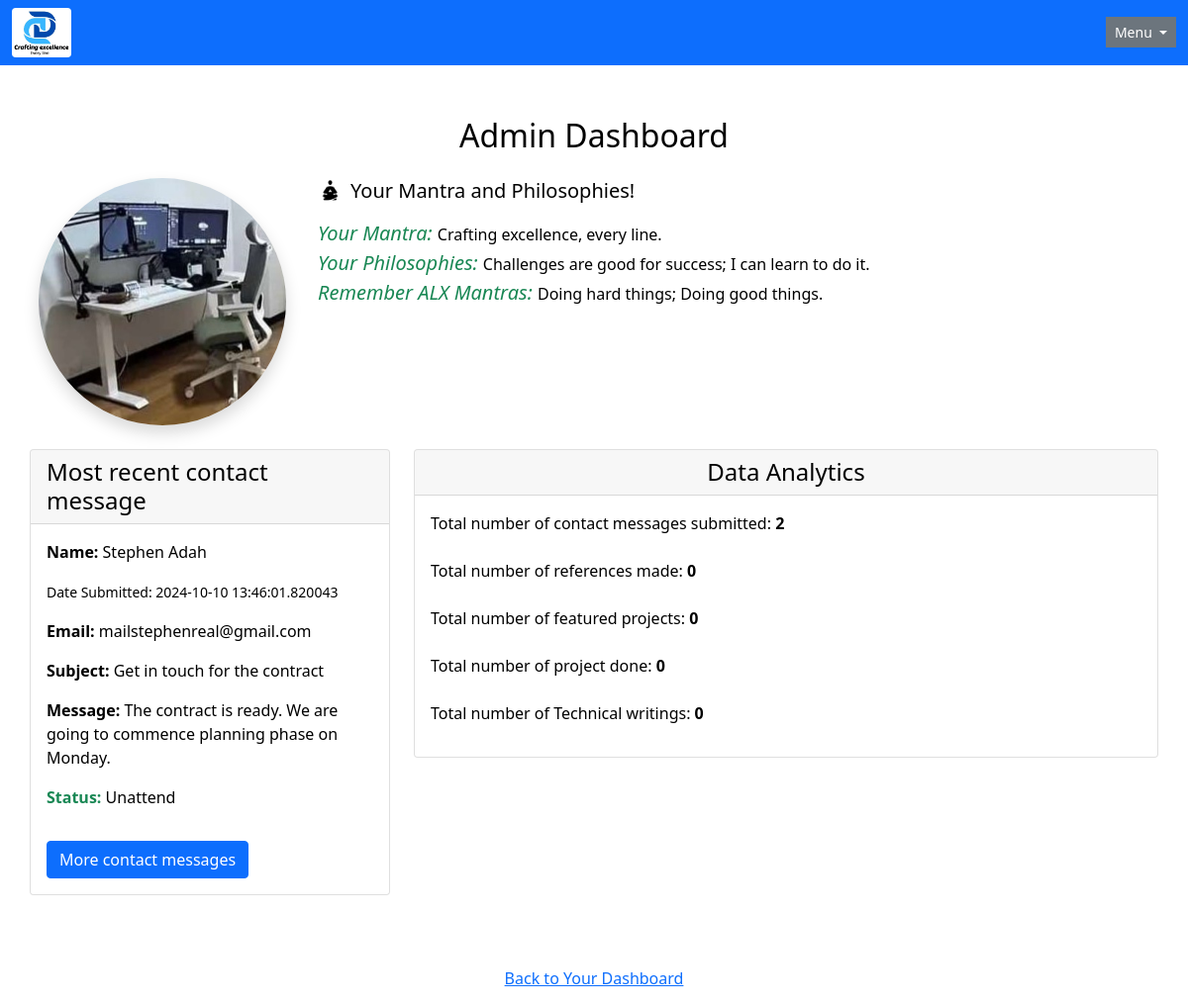
The page /admindashboard (signed in) on the database as committed earlier.
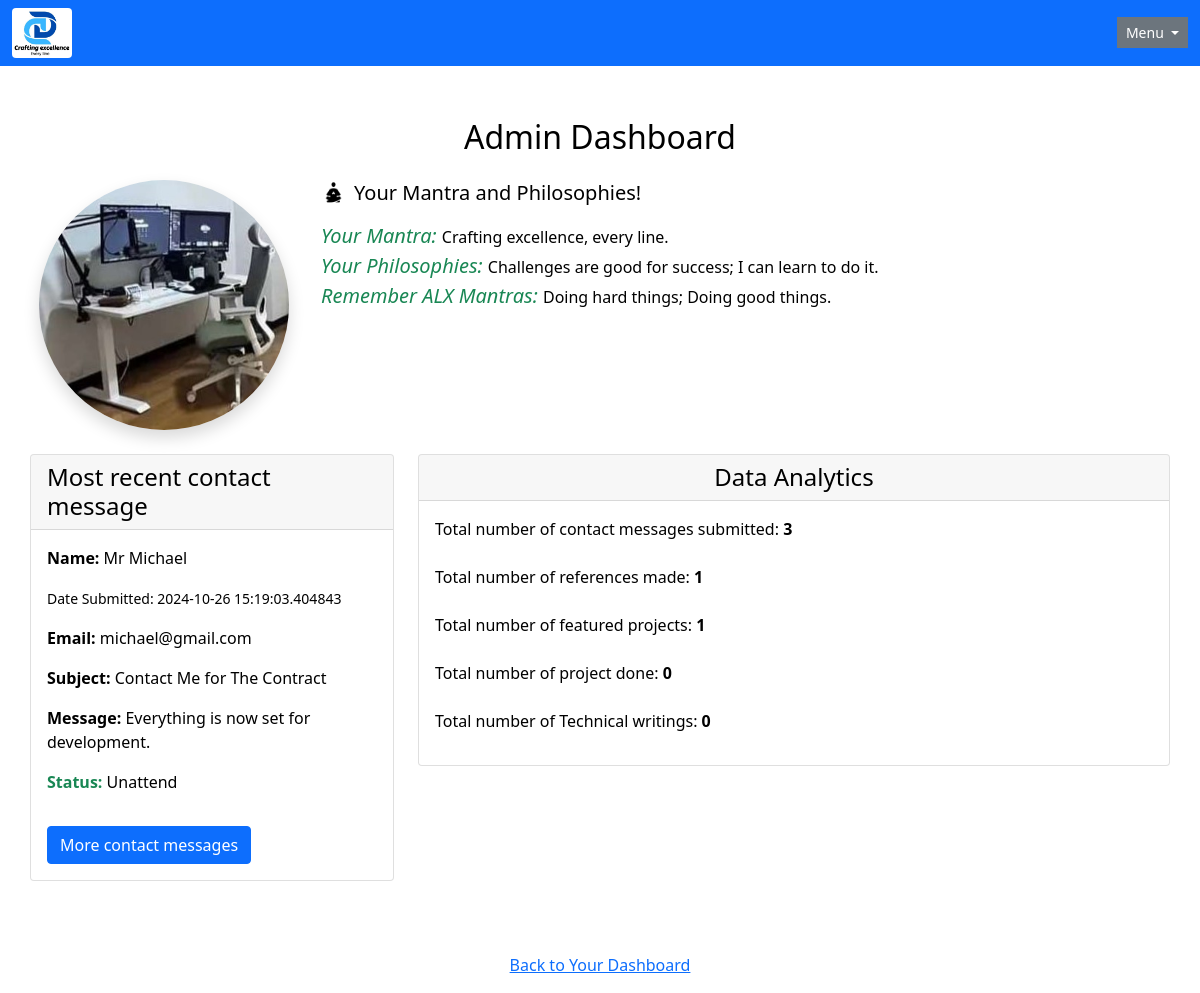
The same page on the database as committed later.
### app/models/contact.py (models this page shows, shortened)
class ContactMessage(db.Model):
    __tablename__ = 'contactMessage'
    message_id: Mapped[str] = mapped_column(
            String(length=36), primary_key=True, default=lambda: str(uuid4())
    )
    date_submitted: Mapped[datetime] = mapped_column(
        DateTime, default=datetime.utcnow
    )
    name: Mapped[str] = mapped_column(
        String(length=100), unique=False
    )
    email: Mapped[str] = mapped_column(
        String(length=120), unique=False
    )
    subject: Mapped[str] = mapped_column(
        String(length=120), unique=False
    )
    message: Mapped[str] = mapped_column(Text)
    status: Mapped[str] = mapped_column(
        String(length=30), unique=False, default="Unattend"
    )

### app/routes/admindashboard.py (the view)
@admindashboard_bp.route(
    "/admindashboard", methods=['GET'], strict_slashes=False
)
@jwt_required()
def admindashboard_page():
    admin_id = get_jwt_identity()  # Fetch and display data using the admin_id
    admin = Admin.query.filter_by(id=admin_id).first()
    if not admin:
        flash('You are not an admin', 'warning')
        return redirect(url_for('main.home.home_page'))
    contact_messages = ContactMessage.query.all()
    featured_projects = FeaturedProject.query.all()
    projects_done = ProjectDone.query.all()
    writings = Writing.query.all()
    references = Reference.query.all()
    return render_template(
        'admindashboard.html',
        contact_messages=contact_messages,
        references=references,
        featured_projects=featured_projects,
        projects_done=projects_done, writings=writings
    )

### app/routes/afterRequest.py (called while the page is built)
def refresh_expiring_jwts(response):
    try:
        exp_timestamp = get_jwt()["exp"]
        now = datetime.now(timezone.utc)
        target_timestamp = datetime.timestamp(now + timedelta(minutes=30))
        if target_timestamp > exp_timestamp:
            access_token = create_access_token(identity=get_jwt_identity())
            set_access_cookies(response, access_token)
        return response
    except (RuntimeError, KeyError):
        return response

### app/templates/admindashboard.html (shortened to what this page needs)
{% extends "admin-base.html" %}
{% block content %}
   <div class="container my-5">
        <h1 class="h2 text-center mb-4">Admin Dashboard</h1>
      <div class="row mb-4">
        <div class="col-md-3 text-center">
          <img src="{{ url_for('static', filename='images/studio_2.jpg') }}", class="rounded-circle img-fluid border-dark shadow", style="width: 250px; height: 250px;">
        </div>
        <div class="col-md-9">
          <h5 class="d-flex align-items-center mb-3">
              <img src="{{ url_for('static', filename="images/mantra.png") }}" alt="mantra icon" class="img-fluid rounded me-2" style="width: 25px; height: 25px;">
              Your Mantra and Philosophies!
          </h5>
          <ul class="list-unstyled">
             <li><i class="bi bi-check-circle text-success lead">Your Mantra: </i>Crafting excellence, every line.</li>
             <li><i class="bi bi-check-circle text-success lead">Your Philosophies: </i>Challenges are good for success; I can learn to do it.</li>
             <li><i class="bi bi-check-circle text-success lead">Remember ALX Mantras: </i>Doing hard things; Doing good things.</li>
          </ul>
        </div>
      </div>
      <div class="row">
        <div class="col-md-4 mb-4">
          <div class="card">
            <div class="card-header">
             <h4 class="mb-0">Most recent contact message</h4>
            </div>
            <div class="card-body">
            {% if contact_messages %}
             {% for most_recent_message in contact_messages[-1:]%}
               <div>
                       <p><strong>Name:</strong> {{ most_recent_message.name }}</p>
                       <p><small>Date Submitted: {{ most_recent_message.date_submitted }}</small></p>
                       <p><strong>Email:</strong> {{ most_recent_message.email }}</p>
                       <p><strong>Subject:</strong> {{ most_recent_message.subject }}</p>
                       <p><strong>Message:</strong> {{ most_recent_message.message }}</p>
                       <p><strong class="text-success">Status:</strong> {{ most_recent_message.status }}</p>
               </div>
               <a href="{{ url_for('main.contacts.view_contact_messages') }}" class="btn btn-primary mt-3">More contact messages</a>
             {% endfor %}
            {% else %}
              <div>
                 <p class="text-center">No recent contact message at the moment.</p>
              </div>
            {% endif %}
            </div>
          </div>
        </div>
        <div class="col-md-8">
           <div class="card">
              <div class="card-header">
                  <h4 class="mb-0 text-center">Data Analytics</h4>
              </div>
              <div>
               <p class="card-body">
                 Total number of contact messages submitted: <strong>{{ contact_messages | length }}</strong>
                 <br>
                 <br>
                 Total number of references made:  <strong>{{ references | length }}</strong>
                 <br>
                 <br>
                 Total number of featured projects:  <strong>{{ featured_projects | length }}</strong>
                 <br>
                 <br>
                 Total number of project done:  <strong>{{ projects_done | length }}</strong>
                 <br>
                 <br>
                 Total number of Technical writings:  <strong>{{ writings | length }}</strong>
               </p>
              </div>
           </div>
        </div>
      </div>
   </div>
{% endblock %}

### app/templates/admin-base.html (shortened to what this page needs)
<!doctype html>
<html lang="en">
  <head>
    <link href="https://cdn.jsdelivr.net/npm/bootstrap@5.0.2/dist/css/bootstrap.min.css" rel="stylesheet">
    <link rel="stylesheet" href="{{url_for('static', filename='css/styles.css')}}">
  </head>
  <body>
    <nav class="navbar navbar-expand-sm navbar-dark bg-primary">
      <div class="container-fluid">
        <img src="{{ url_for('static', filename='images/logo_port.png') }}" alt="Logo" class="img-fluid rounded" style="width: 60px;">
      <div class="collapse navbar-collapse" id="navbarSupportedContent">
        <div class="dropdown ms-auto bg-secondary">
          <button class="btn btn-secondary btn-sm dropdown-toggle" type="button" id="dropdownMenuButton1" data-bs-toggle="dropdown" aria-expanded="false">
               Menu
          </button>
        </div>
      </div>
    </nav>
    <section>
      {% block content %}
      {% endblock %}
    </section>
    <p class="text-center"><a href="{{url_for('main.admindashboard.admindashboard_page')}}">Back to Your Dashboard</a></p>
  </body>
</html

### app/static/css/styles.css (style rules this page uses)
.container { width: 100%; padding: 0; }
body, html { margin: 0; padding: 0; width: 100%; overflow-x: hidden; }
body { padding-top: 70px; }
.navbar { position: fixed; top: 0; left: 0; width: 100%; z-index: 1000; background-color: #fff; }

### app/templates/admin-base.html (style rules this page uses)
body { background-color: white; color: black; }

Rows that differ between the two databases and show on the page:
no longer on this page (row edited): ContactMessage: name "Stephen Adah", date_submitted "2024-10-10 13:46:01.820043", email "mailstephenreal@gmail.com", subject "Get in touch for the contract", message "The contract is ready. We are going to commence planning phase on Monday.", status "Unattend"
added ContactMessage: name "Mr Michael", date_submitted "2024-10-26 15:19:03.404843", email "michael@gmail.com", subject "Contact Me for The Contract", message "Everything is now set for development.", status "Unattend"
Other text that changed with them:
{{ contact_messages | length }}: "2" → "3"
{{ references | length }}: "0" → "1"
{{ featured_projects | length }}: "0" → "1"
